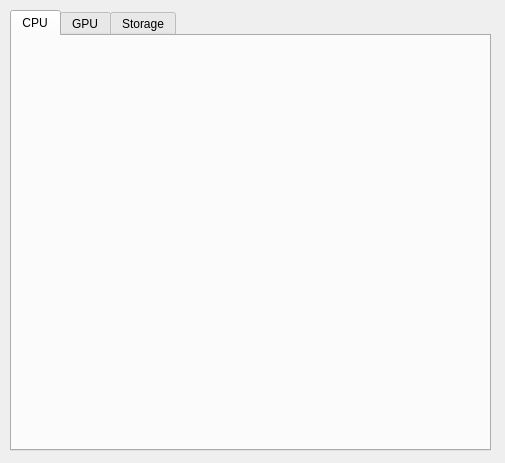
<?xml version="1.0" encoding="UTF-8"?>
<ui version="4.0">
 <class>MainWindow</class>
 <widget class="QMainWindow" name="MainWindow">
  <property name="geometry">
   <rect>
    <x>0</x>
    <y>0</y>
    <width>505</width>
    <height>463</height>
   </rect>
  </property>
  <property name="windowTitle">
   <string>MainWindow</string>
  </property>
  <property name="toolButtonStyle">
   <enum>Qt::ToolButtonIconOnly</enum>
  </property>
  <widget class="QWidget" name="centralwidget">
   <widget class="QTabWidget" name="tabWidget">
    <property name="geometry">
     <rect>
      <x>10</x>
      <y>10</y>
      <width>481</width>
      <height>441</height>
     </rect>
    </property>
    <property name="currentIndex">
     <number>0</number>
    </property>
    <property name="iconSize">
     <size>
      <width>22</width>
      <height>22</height>
     </size>
    </property>
    <property name="movable">
     <bool>false</bool>
    </property>
    <widget class="QWidget" name="cpu">
     <attribute name="title">
      <string>CPU</string>
     </attribute>
    </widget>
    <widget class="QWidget" name="gpu">
     <attribute name="title">
      <string>GPU</string>
     </attribute>
    </widget>
    <widget class="QWidget" name="storage">
     <attribute name="title">
      <string>Storage</string>
     </attribute>
    </widget>
   </widget>
  </widget>
 </widget>
 <resources/>
 <connections/>
</ui>
